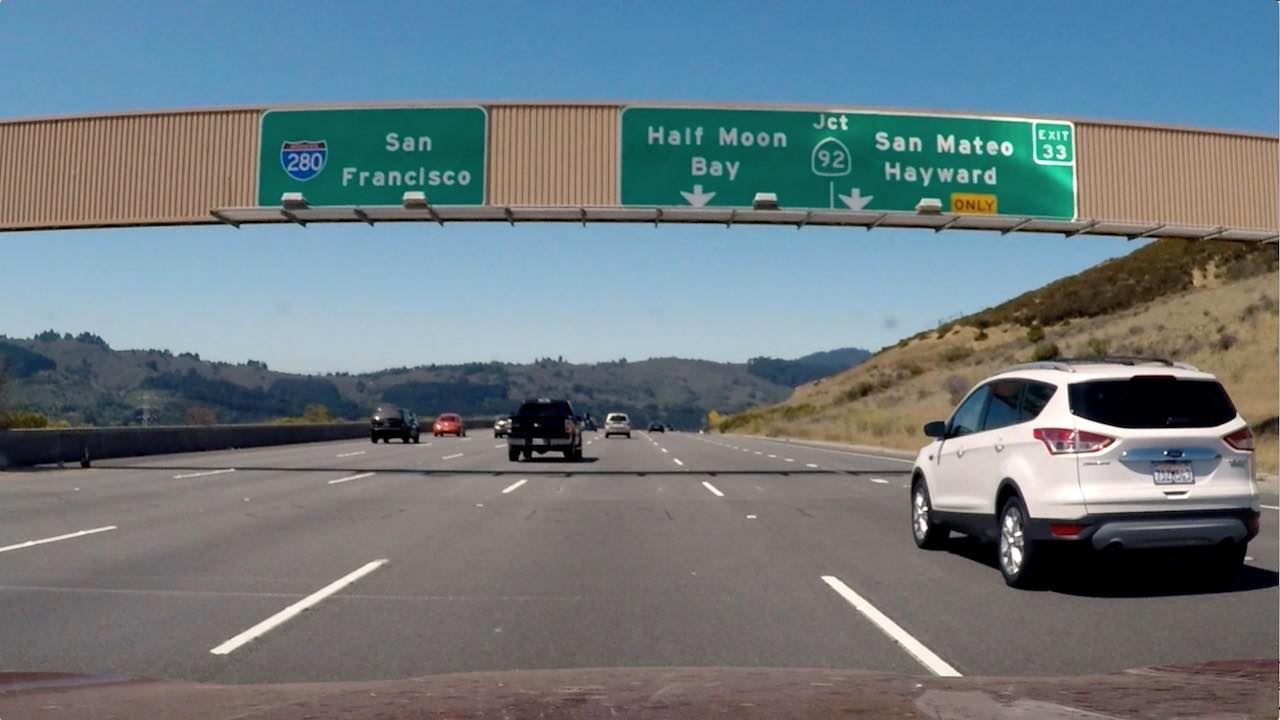
#> input picture signs_vehicles_xygrad.png, 1280 x 720 px
$ python -i main.py   (imports and definitions only)   (older library calls are emulated)
#> lines starting #> are read from the running program, lines starting #| are printed output that depends on the picture; after the words box and inside, x2 and y2 are one past the last pixel; in counts of white or black regions, pixels touching at a corner belong together
### gradients.py
import PIL
import matplotlib.pyplot as plt
import matplotlib.image as mpimg
import cv2
import numpy as np


# [35 lines left out: functions absSobelThresh, dirThresh, not called in this run]


def magThresh(img, sobel_kernel=3, thresh=(0,255) ):
	gray = cv2.cvtColor(img, cv2.COLOR_RGB2GRAY)
	sobelx = cv2.Sobel(gray, cv2.CV_64F, 0, 1)
	sobely = cv2.Sobel(gray, cv2.CV_64F, 1, 0)

	gradMag = np.sqrt(sobelx**2 + sobely**2)
	scale_factor = np.max(gradMag) / 255
	gradMag = (gradMag/scale_factor).astype(np.uint8)
	print(gradMag)
	binary_output = np.zeros_like(gradMag)
	binary_output[(gradMag >= thresh[0]) & (gradMag <= thresh[1])] = 1

	return binary_output


# [17 lines that do not run on import are left out]

### hls.py
import PIL
import matplotlib.image as mpimg
import matplotlib.pyplot as plt
import numpy as np
import cv2


def HLS_Channel(img_bgr, channel='l', thresh=(0,255)):

	img_hls = cv2.cvtColor(img_bgr, cv2.COLOR_BGR2HLS)

	if channel == 'h':
		colorChannel = img_hls[:,:,0]

	elif channel == 'l':
		colorChannel = img_hls[:,:,1]

	elif channel == 's':
		colorChannel = img_hls[:,:,2]

	else:
		raise

	binary = np.zeros_like(colorChannel)
	binary[(colorChannel >= thresh[0]) & (colorChannel <= thresh[1])] = 1

	return binary


# [9 lines that do not run on import are left out]

### laneFit.py
import PIL
import matplotlib.pyplot as plt
import matplotlib.image as mpimg
import cv2
import numpy as np

from collections import deque


BUFFER_LENGTH = 8
EPSILON = 200.
NWINDOWS = 9        # Number of sliding windows


# Define a class to receive the characteristics of each line detection
class Line():
    def __init__(self):
        self.detected = False                               # was the line detected in the last iteration?
        self.xbase = None
        self.allx = None
        self.ally = None

        self.fit_buffer = deque(maxlen=BUFFER_LENGTH)
        self.diffs = np.array([0,0,0], dtype='float')       # difference in fit coefficients between last and new fits
        self.avg_fit = np.array([0,0,0], dtype='float')     # polynomial coefficients averaged over the last n iterations
        self.current_fit = np.array([0,0,0])                # polynomial coefficients for the most recent fit

        self.curvature_buffer = deque(maxlen=BUFFER_LENGTH)
        self.curvature = None                               # radius of curvature of the line in some units


    # deviation from
    def deviation(self, current):
        pass


    def refresh_avg_fit(self):
        if (np.absolute(self.diffs[2]) < EPSILON) | (len(self.fit_buffer) < BUFFER_LENGTH):
            self.fit_buffer.append(self.current_fit)
            self.avg_fit = sum(self.fit_buffer)/BUFFER_LENGTH
        else:
            self.detected = False


    def setCurvature(self, ploty):
        ploty_max = np.max(ploty)
        ym_per_pix = 30./720    # meters per pixel in y dimension
        xm_per_pix = 3.7/700    # meters per pixel in x dimension

        # Fit new polynomials to x,y in world space
        fit_cr = np.polyfit(self.ally*ym_per_pix, self.allx*xm_per_pix, 2)

        # Calculate the new radii of curvature
        curveRad = ((1 + (2*fit_cr[0]*ploty_max*ym_per_pix + fit_cr[1])**2)**1.5) / np.absolute(2*fit_cr[0])
        self.curvature_buffer.append(curveRad)


    def getCurvature(self):
        self.curvature = sum(self.curvature_buffer)/BUFFER_LENGTH
        return self.curvature


def get_colored_warp(img, ploty, left_fitx, right_fitx):
    # Create an image to draw the lines on
    warp_zero = np.zeros_like(img).astype(np.uint8)
    color_warp = np.dstack((warp_zero, warp_zero, warp_zero))

    # Recast the x and y points into usable format for cv2.fillPoly()
    pts_left = np.array([np.transpose(np.vstack([left_fitx, ploty]))])
    pts_right = np.array([np.flipud(np.transpose(np.vstack([right_fitx, ploty])))])
    pts = np.hstack((pts_left, pts_right))
    #a3 = np.array( [[[10,500],[1000,500],[1000,600],[10,600]]], dtype=np.int32 )

    # Draw the lane onto the warped blank image
    #return cv2.fillPoly(warp_zero, a3, 255)#np.int_([pts]), (0,255, 0))
    return cv2.fillPoly(warp_zero, np.int_([pts]), 255)


margin = 100    # Width of the windows +/- margin
minpix = 50     # Minimum number of pixels found to recenter window

def laneFit(img, leftLine, rightLine):
    window_height = np.int(img.shape[0]/NWINDOWS)
    # Identify the x and y positions of all nonzero pixels in the image
    nonzero = img.nonzero()
    nonzeroy = np.array(nonzero[0])
    nonzerox = np.array(nonzero[1])


    # Create empty lists to receive left and right lane pixel indices
    left_lane_inds = []
    right_lane_inds = []


    # Step through the windows one by one
    if (leftLine.detected == False | rightLine.detected == False):
        histogram = np.sum(img[img.shape[0]//2:,:], axis=0)
        #out_img = np.dstack((img, img, img))*255

        midpoint = np.int(histogram.shape[0]/2)
        leftLine.xbase = np.argmax(histogram[:midpoint])
        rightLine.xbase = np.argmax(histogram[midpoint:]) + midpoint

        # Current positions to be updated for each window
        leftx_current = leftLine.xbase
        rightx_current = rightLine.xbase


        if leftLine.detected == False:
            for window in range(NWINDOWS):
                # Identify window boundaries in x and y (and right and left)
                win_y_low = img.shape[0] - (window+1)*window_height
                win_y_high = img.shape[0] - window*window_height
                win_xleft_low = leftx_current - margin
                win_xleft_high = leftx_current + margin
                # Draw the windows on the visualization image
                #cv2.rectangle(out_img,(win_xleft_low,win_y_low),(win_xleft_high,win_y_high),(0,255,0), 2)
                # Identify the nonzero pixels in x and y within the window
                good_left_inds = ((win_y_low <= nonzeroy) & (nonzeroy < win_y_high) & (win_xleft_low <= nonzerox) & (nonzerox < win_xleft_high)).nonzero()[0] # [0] or [1] is arbitrary
                # Folgende Zeile müsste äquivalent mit der obigen Zeile sein:
                #good_left_inds = nonzero[0][((win_y_low <= nonzeroy) & (nonzeroy < win_y_high) & (win_xleft_low <= nonzerox) & (nonzerox < win_xleft_high))]
                left_lane_inds.append(good_left_inds)

                # If you found > minpix pixels, recenter next window on their mean position
                if len(good_left_inds) > minpix:
                    leftx_current = np.int(np.mean(nonzerox[good_left_inds]))


        if rightLine.detected == False:
            for window in range(NWINDOWS):
                # Identify window boundaries in x and y (and right and left)
                win_y_low = img.shape[0] - (window+1)*window_height
                win_y_high = img.shape[0] - window*window_height
                win_xright_low = rightx_current - margin
                win_xright_high = rightx_current + margin
                #cv2.rectangle(out_img,(win_xright_low,win_y_low),(win_xright_high,win_y_high),(0,255,0), 2)
                good_right_inds = ((nonzeroy >= win_y_low) & (nonzeroy < win_y_high) & (nonzerox >= win_xright_low) & (nonzerox < win_xright_high)).nonzero()[0]
                right_lane_inds.append(good_right_inds)

                if len(good_right_inds) > minpix:
                   rightx_current = np.int(np.mean(nonzerox[good_right_inds]))


    # Concatenate the arrays of indices
    left_lane_inds = np.concatenate(left_lane_inds)
    right_lane_inds = np.concatenate(right_lane_inds)

    # Extract left and right line pixel positions
    leftLine.allx = nonzerox[left_lane_inds]    # Geht das nicht auch eleganter mit 'transpose'?
    leftLine.ally = nonzeroy[left_lane_inds]
    rightLine.allx = nonzerox[right_lane_inds]
    rightLine.ally = nonzeroy[right_lane_inds]

    """
    leftPixels = np.transpose(nonzero)[left_lane_inds]
    rightPixels = np.transpose(nonzero)[left_lane_inds]
    """

    # Fit a second order polynomial to each (polynomial regression)
    leftLine.current_fit = np.polyfit(leftLine.ally, leftLine.allx, 2)
    leftLine.diffs = np.subtract(leftLine.avg_fit, leftLine.current_fit)
    leftLine.refresh_avg_fit()

    rightLine.current_fit = np.polyfit(rightLine.ally, rightLine.allx, 2)
    rightLine.diffs = np.subtract(rightLine.avg_fit, rightLine.current_fit)
    rightLine.refresh_avg_fit()

    """
    left_fit = np.polyfit(np.transpose(leftPixels)[0],np.transpose(leftPixels)[1], 2)
    right_fit = np.polyfit(np.transpose(rightPixels)[0],np.transpose(leftPixels)[1], 2)
    """

    # Generate x and y values for plotting
    ploty = np.linspace(0, img.shape[0]-1, img.shape[0] )
    leftLine.plotx = leftLine.avg_fit[0]*ploty**2 + leftLine.avg_fit[1]*ploty + leftLine.avg_fit[2]
    rightLine.plotx = rightLine.avg_fit[0]*ploty**2 + rightLine.avg_fit[1]*ploty + rightLine.avg_fit[2]

    leftLine.setCurvature(ploty)
    rightLine.setCurvature(ploty)
    #out_img[nonzeroy[left_lane_inds], nonzerox[left_lane_inds]] = [255, 0, 0]
    #out_img[nonzeroy[right_lane_inds], nonzerox[right_lane_inds]] = [0, 0, 255]

    """
    plt.imshow(out_img)
    plt.plot(left_fitx, ploty, color='yellow')
    plt.plot(right_fitx, ploty, color='yellow')
    plt.xlim(0, 1280)
    plt.ylim(720, 0)
    """

    color_warp = get_colored_warp(img, ploty, leftLine.plotx, rightLine.plotx)
    return color_warp


# [6 lines that do not run on import are left out]

### warper.py
import numpy as np
import cv2
import matplotlib.pyplot as plt
import PIL.Image
import matplotlib.image as mpimg


src = np.float32([[678,445], [1020,665], [280,665], [602,445]])
dst = np.float32([[1020,0], [1020,665], [280,665], [280,0]])


def imageWarper(img):
	M = cv2.getPerspectiveTransform(src, dst)
	img_size = (img.shape[1], img.shape[0])
	warpedImg = cv2.warpPerspective(img, M, img_size, flags=cv2.INTER_LINEAR)
	return warpedImg

def imageWarperInv(img):
	M_inv = cv2.getPerspectiveTransform(dst, src)
	img_size = (img.shape[1], img.shape[0])
	dewarpedImg = cv2.warpPerspective(img, M_inv, img_size, flags=cv2.INTER_LINEAR)
	return dewarpedImg


# [33 lines that do not run on import are left out]

### main.py
import sys
import getopt

import PIL
import matplotlib.image as mpimg
import matplotlib.pyplot as plt
import numpy as np
import cv2

from moviepy.editor import VideoFileClip
from saver import image_saver, video_saver


from gradients import *
from hls import *
from warper import *
from laneFit import *


leftLane = Line()
rightLane = Line()

mtx =  np.array([ [ 878.36220519,    0.,          641.10477419],
                  [   0.,          850.22573416,  237.43088632],
                  [   0.,            0.,            1.        ]])

dist = np.array([ [-0.24236876,  0.29461093,  0.01910478,  0.00032653, -0.21494586] ])


def pipeline(img):
    img_bgr = cv2.cvtColor(img, cv2.COLOR_RGB2BGR)
    img_bgr = cv2.undistort(img_bgr, mtx, dist, None, mtx)  # Camera correction
    gray = cv2.cvtColor(img, cv2.COLOR_RGB2GRAY)

    #binaryGradx = absSobelThresh(img, orient='x', sobel_kernel=ksize, thresh=(0,20))
    #binaryGrady = absSobelThresh(img, orient='y', sobel_kernel=ksize, thresh=(0,20))
    binaryMag = magThresh(img_bgr, sobel_kernel=3, thresh=(65,210) )
    #binaryDir = dirThresh(img, sobel_kernel=ksize, thresh=(-np.pi/4.,np.pi/4.) )

    binaryGrad = np.zeros_like(gray)
    #pipeline.binaryGrad[((binaryGradx==0)|(binaryGrady==0)) & ((binaryMag==0)|(binaryDir==0)) ] = 1
    binaryGrad[binaryMag==1] = 1

    ##  Color Channels
    h_binary = HLS_Channel(img_bgr, thresh=(20,30), channel='h')
    #l_binary = HLS_Channel(img, 'l', (5,100))
    #s_binary = HLS_Channel(img, 's', (0,100))
    binaryColor = np.zeros_like(gray)
    binaryColor[h_binary==1] = 1

    binaryComposite = np.zeros_like(gray)
    binaryComposite[(binaryGrad==1)|(binaryColor==1)] = 1

    binaryWarped = imageWarper(binaryComposite)
    fittedWarped = laneFit(binaryWarped, leftLane, rightLane)

    fittedWindshield = imageWarperInv(fittedWarped)
    weightedImg = fittedWindshield
    weightedImg = weighted_img(fittedWindshield, img)

    # Improve this measurement
    carPos = (float(rightLane.xbase+leftLane.xbase)-gray.shape[1])/2 * 3.7/700

    weightedImg = screenWriter(weightedImg, textString = 'Curvature radius of left lane line: ' + '{:.1f}'.format(leftLane.getCurvature()) + 'm', pos=(100,100))
    weightedImg = screenWriter(weightedImg, textString = 'Curvature radius of right lane line: ' + '{:.1f}'.format(rightLane.getCurvature()) + 'm', pos=(100,130))
    weightedImg = screenWriter(weightedImg, textString = 'Position of Vehicle: ' + '{:.2f}'.format(carPos) + 'm', pos=(100,160))

    return weightedImg


def weighted_img(img, initial_img, α=1., β=.2, λ=0.):
    img = np.dstack((img,img,img))
    return cv2.addWeighted(initial_img, α, img, β, λ)

def screenWriter(img, textString, pos):
    font = cv2.FONT_HERSHEY_SIMPLEX
    textedImg = cv2.putText(img, text=textString, org=pos, fontFace=font, fontScale=.8, color=(0,0,0), thickness=2, lineType=cv2.LINE_AA, bottomLeftOrigin=False)
    return textedImg


def imageProcessing():
    imageRGB = mpimg.imread('./test_images/test1.jpg')
    outputImage = pipeline(imageRGB)

    height, width = (2, 1)
    fig = plt.figure()
    plt.subplot(height, width, 1)
    plt.imshow(imageRGB)
    plt.title('Input of the Pipeline')
    plt.subplot(height, width, 2)
    #plt.imshow(outputImage, cmap='gray')
    plt.imshow(outputImage)
    plt.title('Output of the Pipeline')
    plt.tight_layout()
    plt.show()
    #image_saver(outputImage)

def videoProcessing():
    clip = VideoFileClip('./test_videos/project_video.mp4')#.subclip(19,23)
    output_stream = clip.fl_image(pipeline)
    video_saver(output_stream)


def usage():
    print("How to use this program:")
    pass

def main(argv):
    try:
        opts, args = getopt.getopt(argv, 'vi', ['Image=', 'Video='])
    except getopt.GetoptError as err:
        print(err)
        usage()
        sys.exit(2)

    for opt, arg in opts:
        if opt in ('-i', '--Image'):
            print('Option: ' + '\'' + arg + '\'')
            imageProcessing()
        elif opt in ('-v', '--Video'):
            videoProcessing()
        else:
            usage()
            sys.exit()


# [4 lines not run here, left out]

>>> import cv2
>>> picture = cv2.cvtColor(cv2.imread('signs_vehicles_xygrad.png'), cv2.COLOR_BGR2RGB)
>>> result = pipeline(picture)
#> in pipeline, img_bgr is the input picture: shape (720, 1280, 3); mean B, G, R 127.5, 121.6, 109.2
#> in magThresh, `gradMag = np.sqrt(sobelx**2 + sobely**2)`:
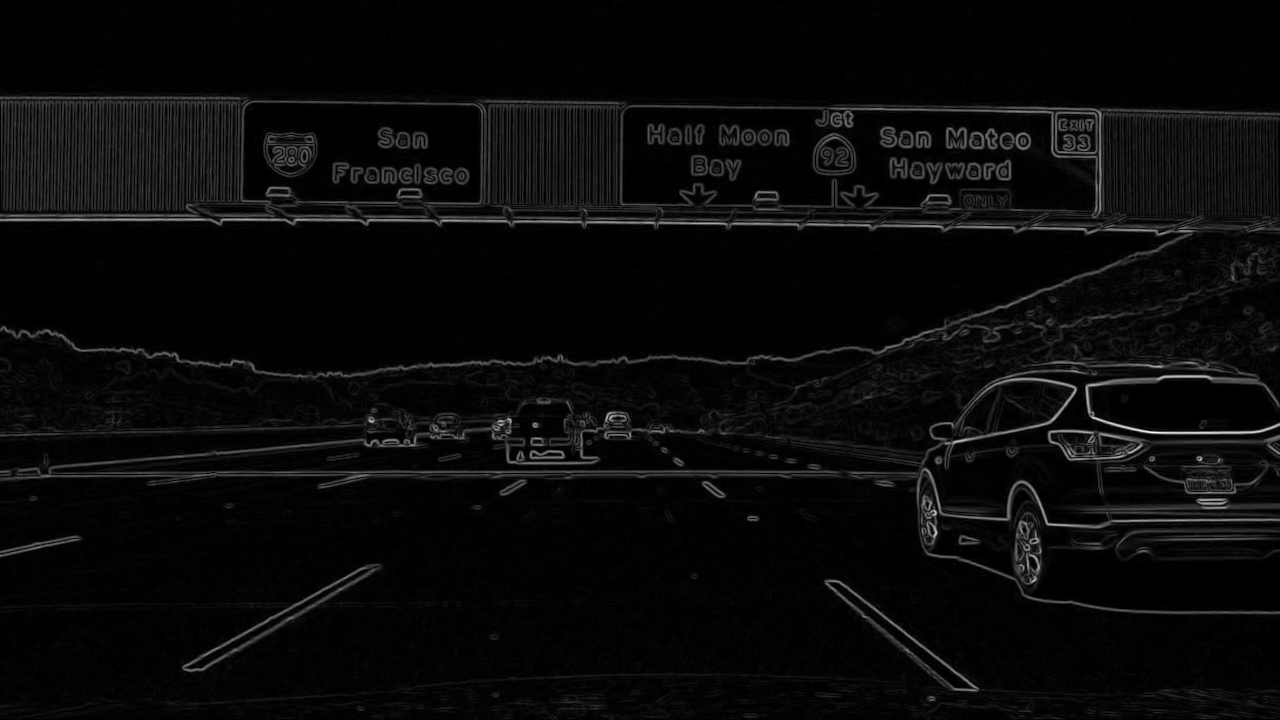
#> gradMag: shape (720, 1280) float64; min 0, max 886, mean 34.6; drawn with min black and max white
#> in magThresh, `scale_factor = np.max(gradMag) / 255`: scale_factor = 3.47
#> (printed output is left out)
#> in pipeline, `binaryMag = magThresh(img_bgr, sobel_kernel=3, thresh=(65,210) )`:
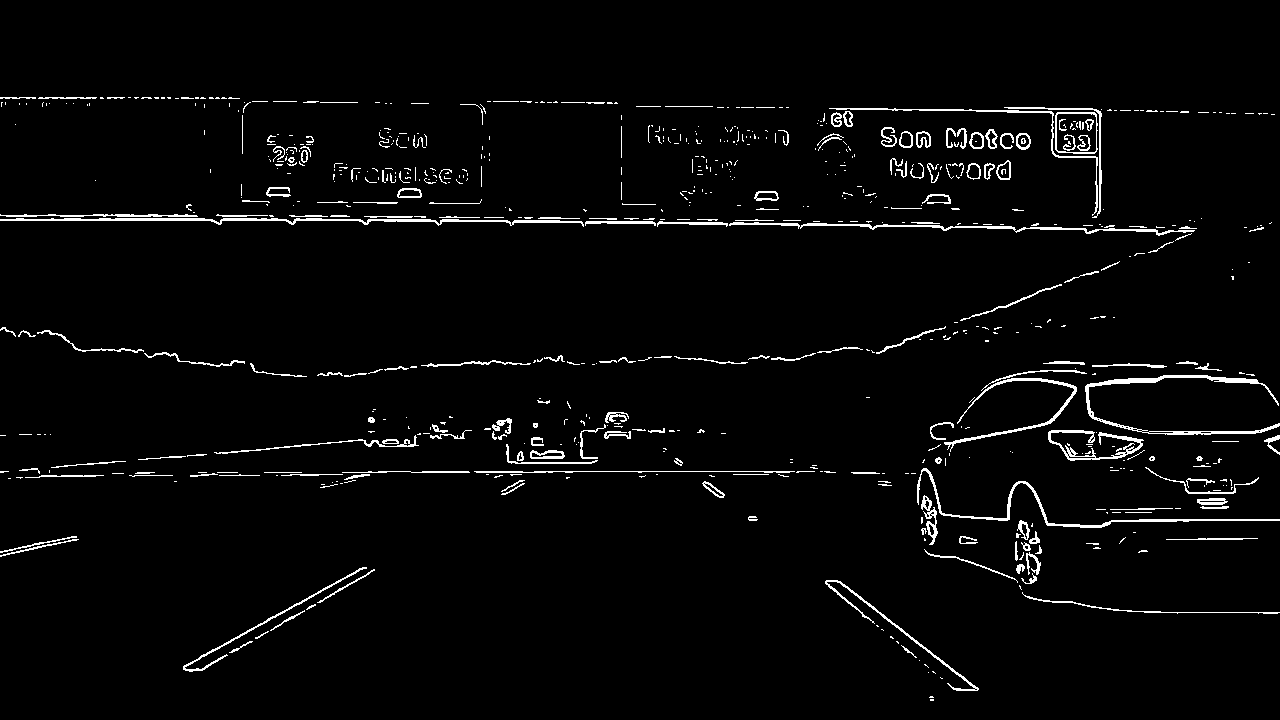
#> binaryMag: shape (720, 1280); values 0 (black) and 1 (white), 2.9% white in thin lines or dots, all inside (x1, y1, x2, y2) = (0, 97, 1280, 701)
#> in HLS_Channel, `img_hls = cv2.cvtColor(img_bgr, cv2.COLOR_BGR2HLS)`: img_hls: shape (720, 1280, 3); mean of channels 0, 1, 2 60, 119.1, 64.3
#> in pipeline, `h_binary = HLS_Channel(img_bgr, thresh=(20,30), channel='h')`: h_binary: shape (720, 1280); values 0 (black) and 1 (white), 2.1% white; 551 white regions (439 under 20 px), largest, box (x1, y1, x2, y2) and area: (700, 402, 834, 435) 2026, (1129, 233, 1237, 268) 1368, (836, 407, 935, 437) 1347
#> in weighted_img, `return cv2.addWeighted(initial_img, α, img, β, λ)`:
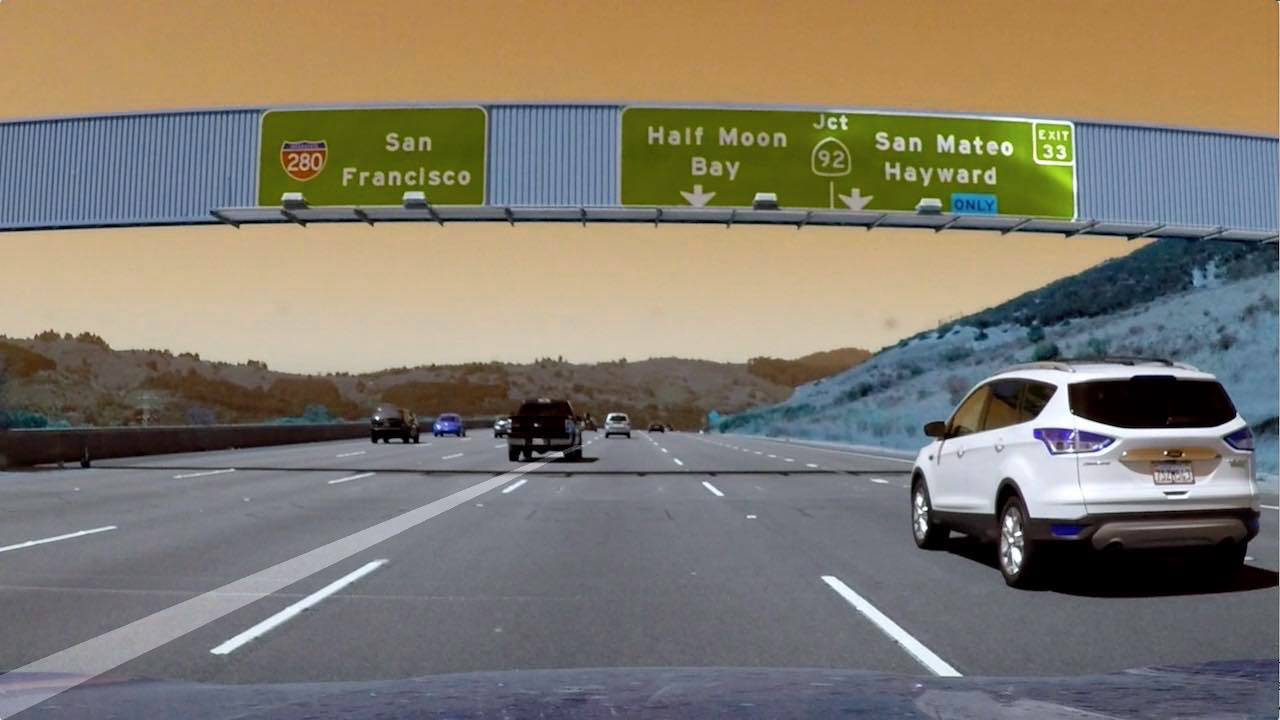
#> returned value: shape (720, 1280, 3); mean of channels 0, 1, 2 110, 122.4, 128.3; drawn as B, G, R
#> call 3 of screenWriter, with textString = 'Position of Vehicle: -0.55m', pos = (100, 160)
#> in screenWriter (call 3), `textedImg = cv2.putText(img, text=textString, org=pos, fontFace=font, ..`:
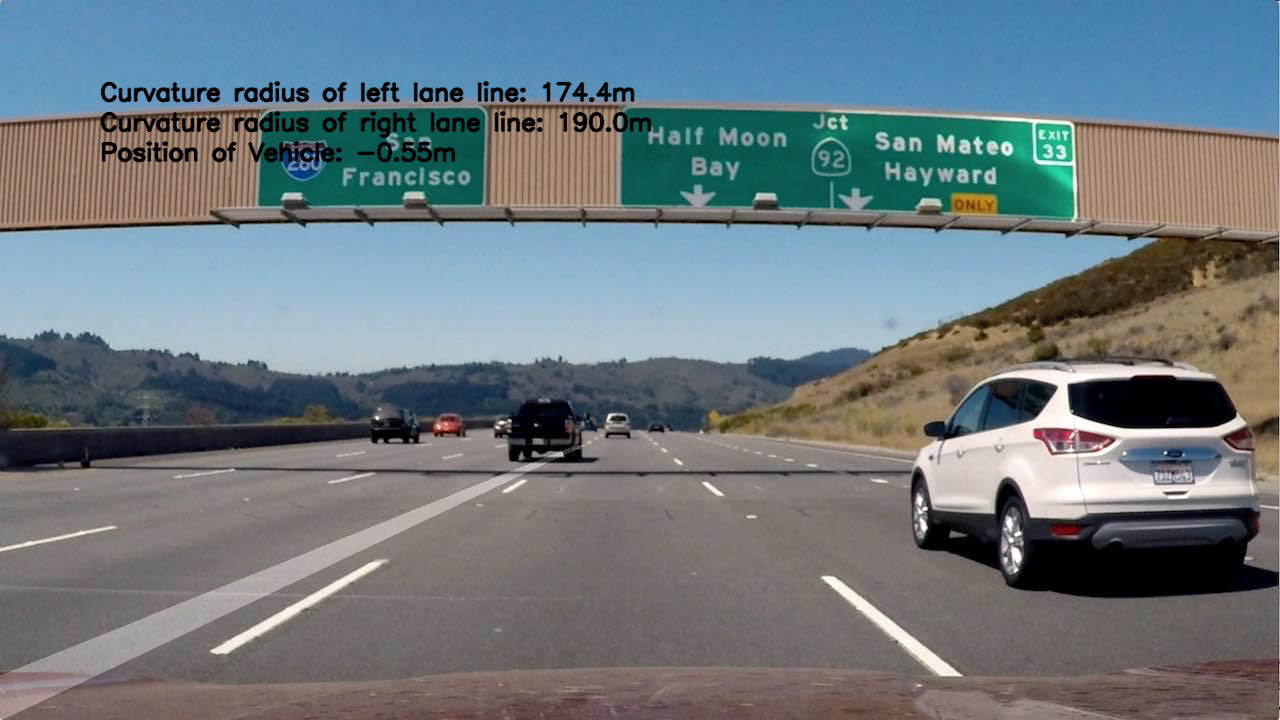
#> textedImg: shape (720, 1280, 3); mean R, G, B 109, 121, 126.8
